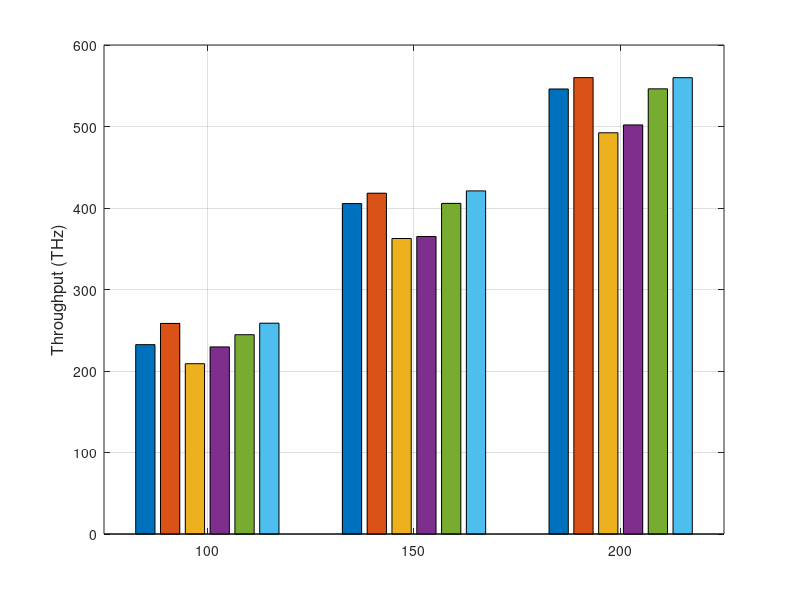

Source code (MATLAB): (Note: this script raises an error after producing the figure.)
clc;
close all;
clear;
% optimality gaps of FF ascending and descending for different architecture
% and number of PODs

%% Plot all
arch2_thpopt_dff_thp100 = 232348.7;
arch2_thpopt_opt_thp100 = 258377.5;

arch2_thpopt_dff_thp150 = 405475;
arch2_thpopt_opt_thp150 = 4.1817e+05;

arch2_thpopt_dff_thp200 = 546035;
arch2_thpopt_opt_thp200 = 5.59983e+05;

y1 = [[arch2_thpopt_dff_thp100, arch2_thpopt_opt_thp100];...
    [arch2_thpopt_dff_thp150, arch2_thpopt_opt_thp150];...
    [arch2_thpopt_dff_thp200, arch2_thpopt_opt_thp200]];

arch4_thpopt_dff_thp100 = 208967.5;
arch4_thpopt_opt_thp100 = 229568.8;

arch4_thpopt_dff_thp150 = 3.6257e+05;
arch4_thpopt_opt_thp150 = 3.6501e+05;

arch4_thpopt_dff_thp200 = 4.922862e+05;
arch4_thpopt_opt_thp200 = 501945;

y2 = [[arch4_thpopt_dff_thp100 , arch4_thpopt_opt_thp100];...
    [arch4_thpopt_dff_thp150, arch4_thpopt_opt_thp150];...
    [arch4_thpopt_dff_thp200, arch4_thpopt_opt_thp200]];


arch5_thpopt_dff_thp100 = 244539.8;
arch5_thpopt_opt_thp100 = 258682.5;

arch5_thpopt_dff_thp150 = 405680;
arch5_thpopt_opt_thp150 = 4.2100e+05;

arch5_thpopt_dff_thp200 = 546225;
arch5_thpopt_opt_thp200 = 559915;

y3 = [[arch5_thpopt_dff_thp100, arch5_thpopt_opt_thp100];...
    [arch5_thpopt_dff_thp150, arch5_thpopt_opt_thp150];...
    [arch5_thpopt_dff_thp200, arch5_thpopt_opt_thp200]];

% y = [y1, y2, y3, zeros(3, 2)]/1000;
y = [y1, y2, y3]/1000;

figure1 = figure('units','normalized','Position', [0.1 0.1 0.35 0.3]);
axes1 = axes('Parent', figure1);
hold(axes1, 'on');
box(axes1, 'on');
grid(axes1, 'on');
set(axes1, 'xtick', [1, 2, 3]);
set(axes1, 'xticklabel', ['100'; '150'; '200']);
xlim([0.5, 3.5])
ylabel('Throughput (THz)', 'fontsize', 12)
bar1 = bar(y);
bar1(1).FaceColor = [0.93 0.69 0.13];
bar1(2).FaceColor = [0.93 0.69 0.13];
bar1(2).LineStyle = ':';

bar1(3).FaceColor = [0.85 0.33 0.01];
bar1(4).FaceColor = [0.85 0.33 0.01];
bar1(4).LineStyle = ':';

bar1(5).FaceColor = [0 0.45 0.74];
bar1(6).FaceColor = [0 0.45 0.74];
bar1(6).LineStyle = ':';

% bar1(7).FaceColor = [1, 1, 1];
% bar1(8).FaceColor = [1, 1, 1];
% bar1(8).LineStyle = ':';

for i=1:6
    bar1(i).LineWidth = 1.5;
end
set(bar1(1), 'displayname', 'A1 Heuristic')
set(bar1(2), 'displayname', 'A1 MILP')
set(bar1(3), 'displayname', 'A2 Heuristic')
set(bar1(4), 'displayname', 'A2 MILP')
set(bar1(5), 'displayname', 'A3 Heuristic')
set(bar1(6), 'displayname', 'A3 MILP')
set(axes1, 'FontSize', 16)
xlabel('Number of PODs')

hold on;
z = zeros(3, 2);
bar2 = bar(z);
bar2(1).FaceColor = [1 1 1];
bar2(2).FaceColor = [1 1 1];
bar2(2).LineStyle = ':';
bar2(1).LineWidth = 1.5;
bar2(2).LineWidth = 1.5;
set(bar2(1), 'displayname', 'Heuristic')
set(bar2(2), 'displayname', 'MILP')

h = legend(bar2(1:2), 'location', 'southeast');
h.FontSize = 16;
saveas(figure1, 'thpAll.jpg')
